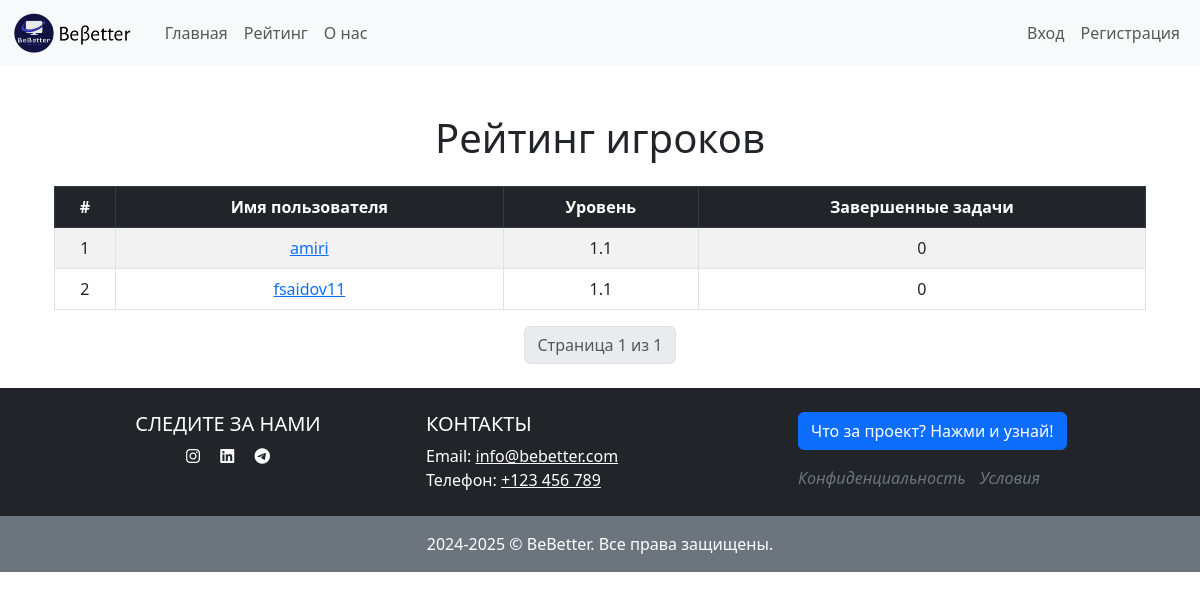
The page /rankings/ on the database as committed earlier.
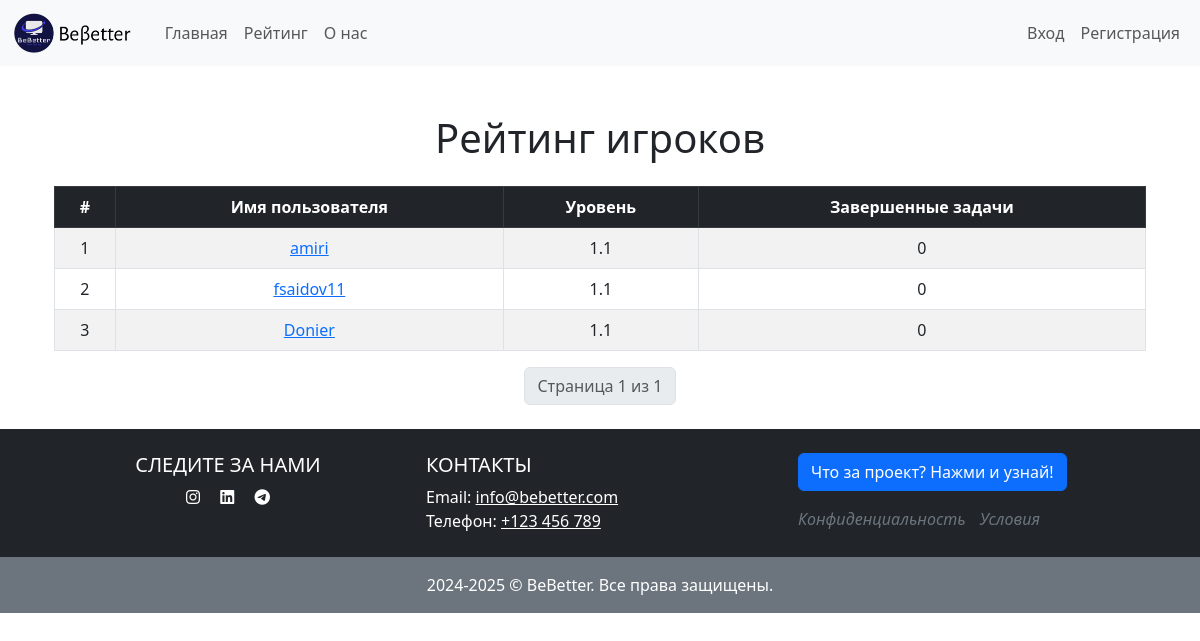
The same page on the database as committed later.
### accounts/models.py (models this page shows, shortened)
class UserProfile(models.Model):
    CATEGORY_CHOICES = [
        ('science', 'Наука'),
        ('art', 'Искусство'),
        ('health', 'Медицина'),
        ('sport', 'Спорт'),
        ('it', 'IT'),
        ('business', 'Бизнес'),
    ]
    user = models.OneToOneField(User, on_delete=models.CASCADE, related_name='userprofile')
    birth_date = models.DateField(null=True, blank=True)  # Поле даты рождения
    level = models.IntegerField(default=1)  # Текущий уровень
    completed_tasks = models.IntegerField(default=0)  # Количество завершённых заданий
    current_task_number = models.IntegerField(default=1)  # Номер текущего задания
    category = models.CharField(max_length=20, choices=CATEGORY_CHOICES, default='science')  # Категория
    class Meta:
        app_label = 'accounts'

### accounts/views.py (the view)
# urls.py: path('rankings/', rankings, name='rankings'),
def rankings(request):
    category_filter = request.GET.get('category')
    if category_filter:
        players = UserProfile.objects.filter(category=category_filter).order_by('-level', '-completed_tasks')
    else:
        players = UserProfile.objects.all().order_by('-level', '-completed_tasks')
    paginator = Paginator(players, 50)
    page_number = request.GET.get('page')
    page_obj = paginator.get_page(page_number)
    user_rank = None
    if request.user.is_authenticated:
        user_profile = UserProfile.objects.get(user=request.user)
        user_rank = list(players).index(user_profile) + 1
    context = {
        'page_obj': page_obj,
        'user_rank': user_rank,
        'category_filter': category_filter,  # Передаем выбранный фильтр в шаблон
    }
    return render(request, 'rankings.html', context)

### accounts/templates/rankings.html (shortened to what this page needs)
{% extends "base.html" %}
{% block content %}
<div class="container mt-5">
    <h1 class="text-center mb-4">Рейтинг игроков</h1>
    <div class="table-responsive">
        <table class="table table-striped table-bordered text-center">
            <thead class="table-dark">
                <tr>
                    <th scope="col">#</th>
                    <th scope="col">Имя пользователя</th>
                    <th scope="col">Уровень</th>
                    <th scope="col">Завершенные задачи</th>
                </tr>
            </thead>
            <tbody>
                {% for player in page_obj %}
                <tr>
                    <td>{{ forloop.counter }}</td>
                    <td><a href="{% url 'user_detail' player.user.id %}">{{ player.user.username }}</a></td>
                    <td>{{ player.level }}.{{ player.current_task_number }}</td>
                    <td>{{ player.completed_tasks }}</td>
                </tr>
                {% endfor %}
            </tbody>
        </table>
    </div>
    <nav>
        <ul class="pagination justify-content-center">
            <li class="page-item disabled">
                <span class="page-link">Страница {{ page_obj.number }} из {{ page_obj.paginator.num_pages }}</span>
            </li>
        </ul>
    </nav>
</div>
{% endblock %}

### accounts/templates/base.html (shortened to what this page needs)
{% load static %}
<!DOCTYPE html>
<html lang="en">
<head>
    <link href="https://cdn.jsdelivr.net/npm/bootstrap@5.3.0-alpha3/dist/css/bootstrap.min.css" rel="stylesheet">
    <link rel="stylesheet" href="{% static 'styles.css' %}">
</head>
<body>
    <nav class="navbar navbar-expand-lg navbar-light bg-light">
        <div class="container-fluid">
            <a class="navbar-brand" href="/">
                <img src="{% static 'images/logo_navbar.jpg' %}" alt="BeBetter Logo" style="height: 40px;">
            </a>
            <div class="collapse navbar-collapse" id="navbarNav">
                <ul class="navbar-nav me-auto">
                    <li class="nav-item">
                        <a class="nav-link" href="/">Главная</a>
                    </li>
                    <li class="nav-item">
                        <a class="nav-link" href="/rankings/">Рейтинг</a>
                    </li>
                    <li class="nav-item">
                        <a class="nav-link" href="/about/">О нас</a>
                    </li>
                </ul>
                <ul class="navbar-nav ms-auto mb-2 mb-lg-0">
                    {% if user.is_authenticated %}
                        <li class="nav-item">
                            <a href="{% url 'profile' %}" class="nav-link">Профиль</a>
                        </li>
                        <li class="nav-item">
                            <a class="nav-link" href="/logout/">Выход</a>
                        </li>
                    {% else %}
                        <li class="nav-item">
                            <a class="nav-link" href="/login/">Вход</a>
                        </li>
                        <li class="nav-item">
                            <a class="nav-link" href="/register/">Регистрация</a>
                        </li>
                    {% endif %}
                </ul>
            </div>
        </div>
    </nav>
    <div class="container mt-4">
        {% block content %}{% endblock %}
    </div>
    <footer class="bg-dark text-white text-center text-lg-start mt-4">
        <div class="container p-4">
            <div class="row">
                <div class="col-lg-4 col-md-6 mb-4 mb-md-0 text-center">
                    <h5 class="text-uppercase">Следите за нами</h5>
                    <a href="https://www.instagram.com/amirilifee" class="text-white me-3", target="_blank">
                        <i class="fa-brands fa-instagram"></i></a>
                    <a href="https://www.linkedin.com/in/amirymax" class="text-white me-3", target="_blank">
                        <i class="fa-brands fa-linkedin"></i></a>
                    <a href="https://t.me/amirilifee" class="text-white", target="_blank">
                        <i class="fa-brands fa-telegram"></i></a>
                </div>
                <div class="col-lg-4 col-md-6 mb-4 mb-md-0">
                    <h5 class="text-uppercase">Контакты</h5>
                    <ul class="list-unstyled mb-0">
                        <li>Email: <a href="mailto:info@bebetter.com" class="text-white">info@bebetter.com</a></li>
                        <li>Телефон: <a href="tel:+123456789" class="text-white">+123 456 789</a></li>
                    </ul>
                </div>
                <div class="col-lg-4 col-md-6 mb-4 mb-md-0">
                    <a href="/about/" class="btn btn-primary mb-3">Что за проект? Нажми и узнай!</a>
                    <ul class="list-unstyled mb-0">
                        <li style="display: inline; margin-right: 10px;">
                            <a href="/privacy_policy/" class="text-secondary" style="text-decoration: none; font-style: italic;">Конфиденциальность</a>
                        </li>
                        <li style="display: inline;">
                            <a href="/terms/" class="text-secondary" style="text-decoration: none; font-style: italic;">Условия</a>
                        </li>
                    </ul>
                </div>
            </div>
        </div>
        <div class="text-center p-3 bg-secondary">
             2024-2025 © BeBetter. Все права защищены.
        </div>
    </footer>
</body>
</html>

Rows that differ between the two databases and show on the page:
added UserProfile: user.username "Donier", level "1", current_task_number "1", completed_tasks "0"
